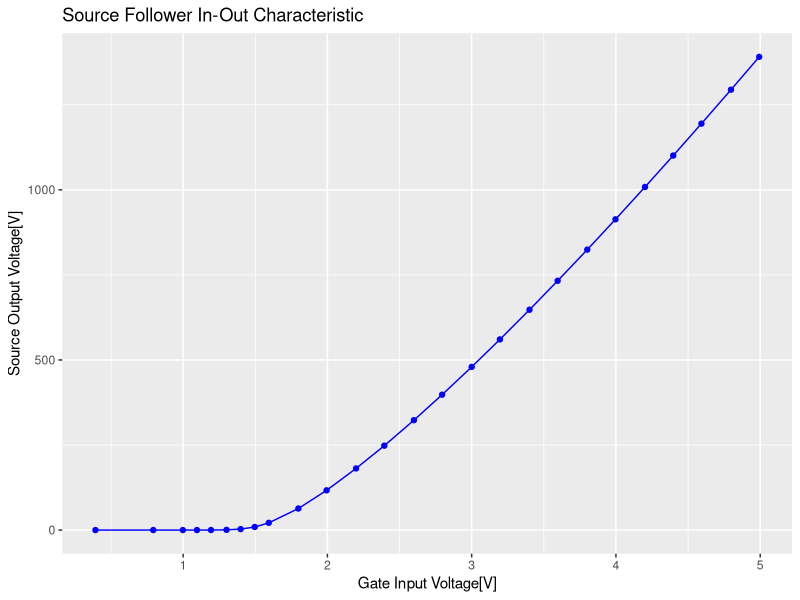
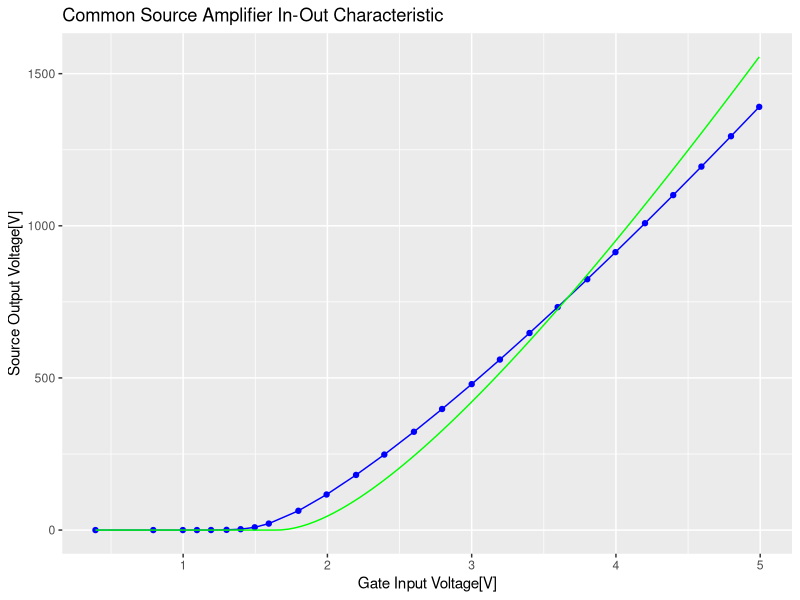
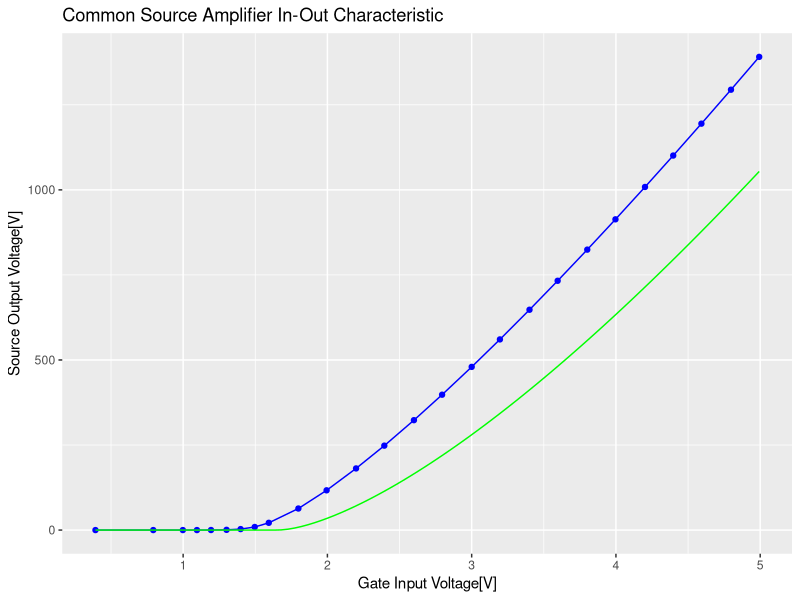
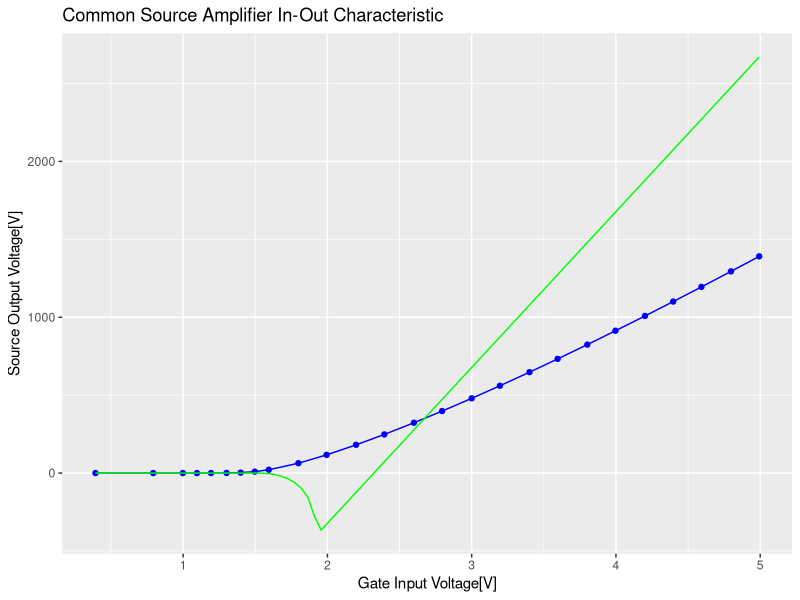

These figures' R source, in order:
library(tidyverse)

MOS_current <- function(Vgs,Vds,mu,Vth){
  mu*ifelse(Vgs<Vth,0,ifelse(Vgs-Vth>Vds,(Vgs-Vth)*Vds-0.5*Vds^2,0.5*(Vgs-Vth)^2))
}

Get_CD_Out <- function(Vin,mu,Vth,VDD,RL) {
	Vdrop <- RL*(Vin-Vth)
	VoltFactor <- (Vdrop + 1/mu)
	Voltsq <- VoltFactor^2-Vdrop^2
	Voltsq <- ifelse(Voltsq>0,Voltsq,0)
	Vout <- (VoltFactor - sqrt(Voltsq)) / RL
	ifelse(Vin<Vth,0,Vout * 1e3) # Out in [mV]
}

VDD <- 4.9907
R_real <- 986.75
mu_prev <- 0.002918077
Vth_prev <- 1.521161086

CD_Amp <- tribble(
~Vin, ~Vout,
0.39219, 0.002,
0.79288, 0.002,
0.99794, 0.007,
1.09562, 0.028,
1.19327, 0.145,
1.3009,	0.703,
1.39856, 2.866,
1.49628, 9.083,
1.59371, 21.323,
1.79881, 63.364,
1.99441, 116.852,
2.1986, 181.189,
2.3945, 248.15,
2.5998, 323.05,
2.795, 397.9,
3.0002, 479.66,
3.1958, 560.4,
3.4009, 647.61,
3.596, 732.73,
3.8013, 824.32,
3.9967, 913.34,
4.2015, 1008.46,
4.3971, 1100.84,
4.5925, 1194.57,
4.7975, 1294.36,
4.9931, 1390.85
)

ggplot(mapping=aes(Vin,Vout),data=CD_Amp)+
  geom_point(color="blue")+
  geom_path(color="blue")+
  #stat_function(fun = function(value) { Get_CD_Out(value,mu_prev,Vth_prev,VDD,R_real) },color="blue")+
  labs(x="Gate Input Voltage[V]",y="Source Output Voltage[V]",title=element_text("Source Follower In-Out Characteristic"))

CD_Amp_fit <- CD_Amp[-(1:5),]
fitting_obj <- optim(c(3e-3,1.5),function(param) {sum(Get_CD_Out(CD_Amp_fit$Vin,param[[1]],param[[2]],VDD,R_real)-CD_Amp_fit$Vout)^2})


print(fitting_obj$par)

mu <- fitting_obj$par[[1]]
Vth <- fitting_obj$par[[2]]

ggplot(mapping=aes(Vin,Vout),data=CD_Amp)+
  geom_point(color="blue")+
  geom_path(color="blue")+
  stat_function(fun = function(value) { Get_CD_Out(value,mu,Vth,VDD,R_real) },color="green")+
  labs(x="Gate Input Voltage[V]",y="Source Output Voltage[V]",title=element_text("Common Source Amplifier In-Out Characteristic"))

Get_CD_Out_Body <- function(Vin,mu,Vth,gam,phi,VDD,RL) {
  Vout <- rep(0,length(Vin))
  for( k in seq(1,length(Vin)) ){
    Vout[k] <- ifelse(Vin[[k]]<Vth,0,
                      uniroot(function(V_gss){
                        sq1 <- phi+V_gss
                        sq2 <- V_gss*2/(mu*RL)
                        if( sq1<0 || sq2 <0 ) return(1e100)
                        else return(Vin[[k]]-V_gss-Vth-gam*sqrt(sq1)-sqrt(sq2))
                      }, c(0,2))[[1]]
    )
  }
  Vout
}

Get_CD_Out_Body <- function(Vin,mu,Vth,gam,phi,VDD,RL) {
  Vout <- rep(0,length(Vin))
  for( k in seq(1,length(Vin)) ){
    Vout[k] <- ifelse(Vin[[k]]<Vth,0,
                        tryCatch(uniroot(function(V_gss){
                          sq2 <- V_gss*2/(mu*RL)
                          if( phi<0 || sq2 <0 ) return(1e100)
                          else return(Vin[[k]]-V_gss-Vth-gam*(sqrt(phi+V_gss)-sqrt(phi))-sqrt(sq2))
                        }, c(0,VDD))[[1]],error=function(e) {VDD},warning=function(e) {VDD} )
                        )
  }
  Vout
}

CD_Amp_fit <- CD_Amp
fitting_obj <- optim(c(0.4,1),function(param) {sum(1e3*Get_CD_Out_Body(CD_Amp_fit$Vin,mu_prev,Vth_prev,param[[1]],param[[2]],VDD,R_real)-CD_Amp_fit$Vout)^2})

ggplot(mapping=aes(Vin,Vout),data=CD_Amp)+
  geom_point(color="blue")+
  geom_path(color="blue")+
  stat_function(fun = function(value) { Get_CD_Out_Body(value,mu,Vth,fitting_obj$par[[1]],fitting_obj$par[[2]],VDD,R_real) * 1e3 },color="green")+
  labs(x="Gate Input Voltage[V]",y="Source Output Voltage[V]",title=element_text("Common Source Amplifier In-Out Characteristic"))

fitting_obj <- optim(c(0.6,0.8),function(param) {
    #if(param[[2]]<0) return(1e100)
    sum((param[[1]]*sqrt(param[[2]]+CD_Amp$Vout/1e3)-(CD_Amp$Vin-CD_Amp$Vout/1e3-Vth_prev-sqrt(CD_Amp$Vout/1e3*2/(mu_prev*R_real))))^2)
  })

fitting_obj <- optim(c(0.8),function(param) {
  #if(param[[2]]<0) return(1e100)
  sum((param[[1]]*sqrt(CD_Amp$Vout/1e3)-(CD_Amp$Vin-CD_Amp$Vout/1e3-Vth_prev-sqrt(CD_Amp$Vout/1e3*2/(mu_prev*R_real))))^2)
})

fitting_obj <- optimize(function(param) {
  #if(param[[2]]<0) return(1e100)
  sum((param[[1]]*sqrt(CD_Amp$Vout/1e3)-(CD_Amp$Vin-CD_Amp$Vout/1e3-Vth_prev-sqrt(CD_Amp$Vout/1e3*2/(mu_prev*R_real))))^2)
},c(0,1))

gam <- fitting_obj$minimum

Get_CD_Out_gam <- function(Vin,mu,Vth,gam,VDD,RL) {
  VoltFactor <- gam + 1 / sqrt(mu*RL/2)
  Voltsq <- VoltFactor^2-4*VoltFactor*(Vin-Vth)
  Voltsq <- ifelse(Voltsq>0,Voltsq,0)
  Vout <- (-VoltFactor + sqrt(Voltsq)) / 2 + Vin - Vth
  ifelse(Vin<Vth,0,Vout * 1e3) # Out in [mV]
}

ggplot(mapping=aes(Vin,Vout),data=CD_Amp)+
  geom_point(color="blue")+
  geom_path(color="blue")+
  stat_function(fun = function(value) { Get_CD_Out_gam(value,mu_prev,Vth_prev,gam,VDD,R_real)},color="green")+
  labs(x="Gate Input Voltage[V]",y="Source Output Voltage[V]",title=element_text("Common Source Amplifier In-Out Characteristic"))

fitting_obj <- optimize(function(param) {
  #if(param[[2]]<0) return(1e100)
  sum(Get_CD_Out_gam(CD_Amp$Vin,mu_prev,Vth_prev,param,VDD,R_real)-CD_Amp$Vout)^2
},c(0,1))

gam <- fitting_obj$minimum
